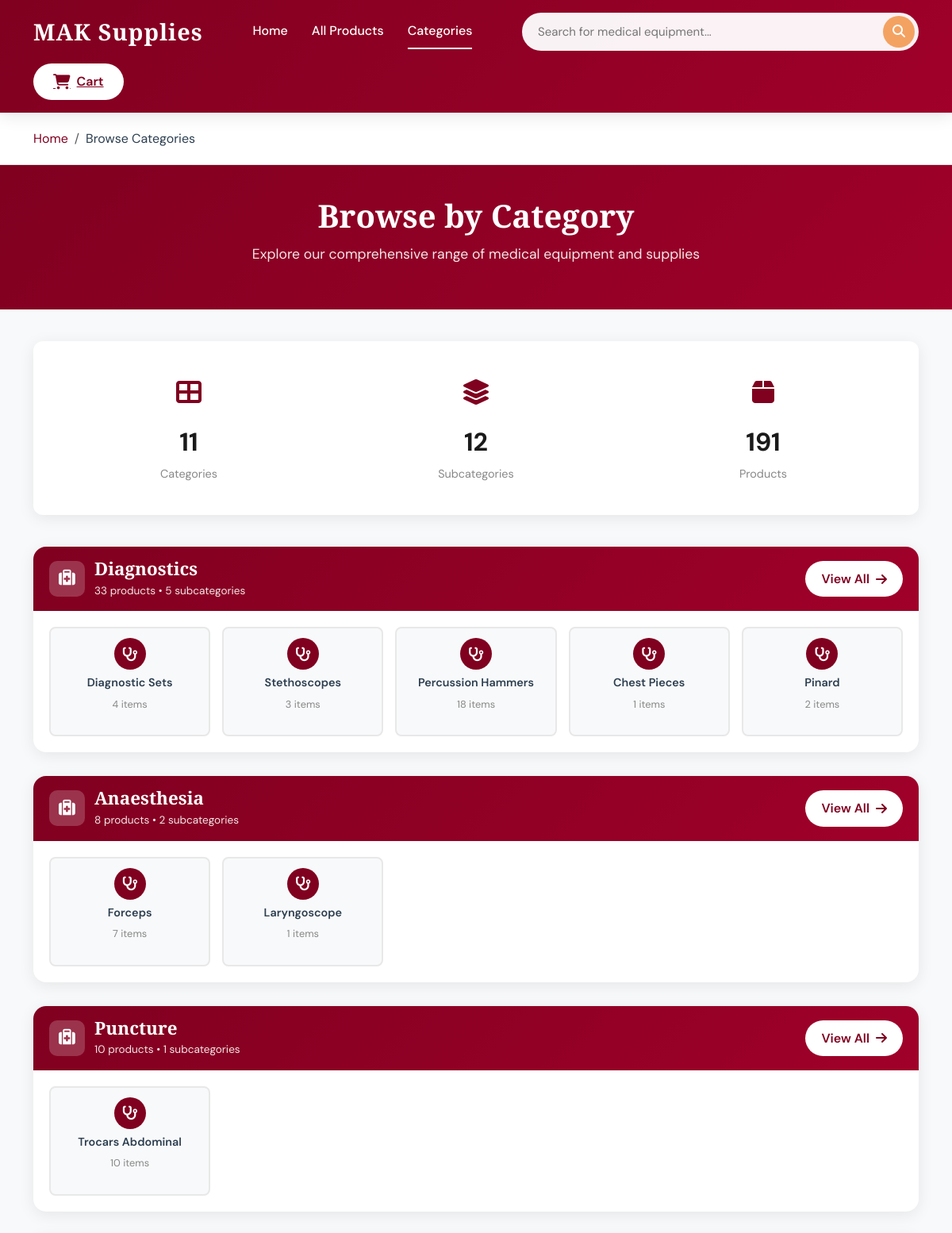
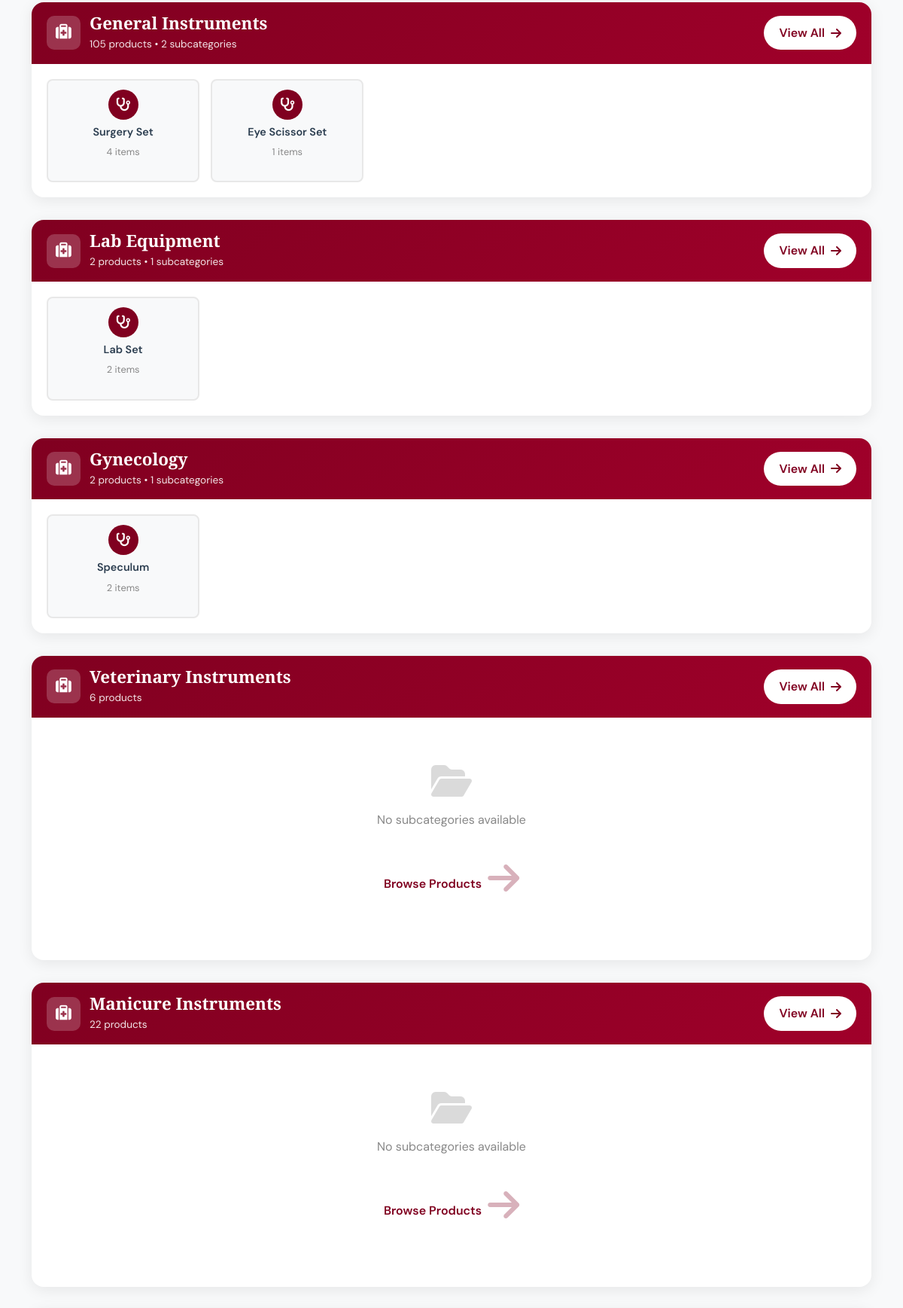
Page /categories/ (upper part) on the committed database (2 pictures, top to bottom).
### products/models.py (models this page shows, shortened)
class Category(models.Model):
    name = models.CharField(max_length=100)

class SubCategory(models.Model):
    category = models.ForeignKey(
        Category,
        on_delete=models.CASCADE,
        related_name='subcategories'
    )
    name = models.CharField(max_length=100)

### products/views.py (the view)
# urls.py: path('categories/', views.categories_page, name='categories_page'),
def categories_page(request):
    categories = Category.objects.prefetch_related('subcategories').all()
    for category in categories:
        category.product_count = Product.objects.filter(category=category).count()
        for subcategory in category.subcategories.all():
            subcategory.product_count = Product.objects.filter(subcategory=subcategory).count()
    total_subcategories = SubCategory.objects.count()
    total_products = Product.objects.count()
    context = {
        'categories': categories,
        'total_subcategories': total_subcategories,
        'total_products': total_products,
    }
    return render(request, 'products/categories.html', context)

### templates/products/categories.html (shortened to what this page needs)
<!DOCTYPE html>
<html lang="en">
<head>
    <link href="https://cdn.jsdelivr.net/npm/bootstrap@5.3.2/dist/css/bootstrap.min.css" rel="stylesheet">
    <link rel="stylesheet" href="https://cdnjs.cloudflare.com/ajax/libs/font-awesome/6.4.0/css/all.min.css">
</head>
<body>
<nav class="navbar-custom">
    <div class="container">
        <div class="d-flex align-items-center justify-content-between w-100 flex-wrap gap-3">
            <a class="navbar-brand" href="/">MAK Supplies</a>
            <div class="nav-links d-none d-md-flex">
                <a href="/" class="nav-link">Home</a>
                <a href="/products/" class="nav-link">All Products</a>
                <a href="/categories/" class="nav-link active">Categories</a>
            </div>
            <div class="search-container">
                <form method="get" action="/products/">
                    <input class="search-input"
                           type="search"
                           name="q"
                           placeholder="Search for medical equipment...">
                    <button class="search-btn" type="submit">
                        <i class="fas fa-search"></i>
                    </button>
                </form>
            </div>
            <a href="/cart/" class="cart-btn">
                <i class="fas fa-shopping-cart cart-icon"></i>
                <span>Cart</span>
            </a>
        </div>
    </div>
</nav>
<section class="breadcrumb-section">
    <div class="container">
        <nav aria-label="breadcrumb">
            <ol class="breadcrumb">
                <li class="breadcrumb-item"><a href="/">Home</a></li>
                <li class="breadcrumb-item active" aria-current="page">Browse Categories</li>
            </ol>
        </nav>
    </div>
</section>
<section class="page-header">
    <div class="container">
        <h1 class="page-title">Browse by Category</h1>
        <p class="page-subtitle">Explore our comprehensive range of medical equipment and supplies</p>
    </div>
</section>
<div class="main-content">
    <div class="container">
        <div class="stats-section">
            <div class="stats-grid">
                <div class="stat-box">
                    <div class="stat-icon">
                        <i class="fas fa-th-large"></i>
                    </div>
                    <span class="stat-number">{{ categories.count }}</span>
                    <div class="stat-label">Categories</div>
                </div>
                <div class="stat-box">
                    <div class="stat-icon">
                        <i class="fas fa-layer-group"></i>
                    </div>
                    <span class="stat-number">{{ total_subcategories }}</span>
                    <div class="stat-label">Subcategories</div>
                </div>
                <div class="stat-box">
                    <div class="stat-icon">
                        <i class="fas fa-box"></i>
                    </div>
                    <span class="stat-number">{{ total_products }}</span>
                    <div class="stat-label">Products</div>
                </div>
            </div>
        </div>
        {% for category in categories %}
        <div class="category-section">
            <div class="category-card">
                <div class="category-header">
                    <div class="category-header-left">
                        <div class="category-icon-box">
                            <i class="fas fa-medkit"></i>
                        </div>
                        <div class="category-info">
                            <h3>{{ category.name }}</h3>
                            <div class="category-count">
                                {{ category.product_count }} products
                                {% if category.subcategories.all %}
                                • {{ category.subcategories.count }} subcategories
                                {% endif %}
                            </div>
                        </div>
                    </div>
                    <a href="/products/?category={{ category.id }}" class="view-all-category-btn">
                        View All <i class="fas fa-arrow-right"></i>
                    </a>
                </div>
                <div class="category-body">
                    {% if category.subcategories.all %}
                    <div class="subcategory-grid">
                        {% for subcategory in category.subcategories.all %}
                        <a href="/products/?subcategory={{ subcategory.id }}" class="subcategory-item">
                            <div class="subcategory-icon">
                                <i class="fas fa-stethoscope"></i>
                            </div>
                            <h4 class="subcategory-name">{{ subcategory.name }}</h4>
                            <p class="subcategory-count">{{ subcategory.product_count }} items</p>
                        </a>
                        {% endfor %}
                    </div>
                    {% else %}
                    <div class="no-subcategories">
                        <i class="fas fa-folder-open"></i>
                        <p>No subcategories available</p>
                        <a href="/products/?category={{ category.id }}" class="view-all-category-btn" style="margin-top: 15px;">
                            Browse Products <i class="fas fa-arrow-right"></i>
                        </a>
                    </div>
                    {% endif %}
                </div>
            </div>
        </div>
        {% empty %}
        <div class="text-center py-5">
            <i class="fas fa-box-open" style="font-size: 4rem; color: #ddd; margin-bottom: 20px;"></i>
            <h3>No Categories Available</h3>
            <p class="text-muted">Categories will appear here once added.</p>
        </div>
        {% endfor %}
    </div>
</div>
</body>
</html>

### rows in the picture
Category: name "Diagnostics", product_count "33", subcategories.count "5"
SubCategory: name "Diagnostic Sets", product_count "4"
SubCategory: name "Stethoscopes", product_count "3"
SubCategory: name "Percussion Hammers", product_count "18"
SubCategory: name "Chest Pieces", product_count "1"
SubCategory: name "Pinard", product_count "2"
Category: name "Anaesthesia", product_count "8", subcategories.count "2"
SubCategory: name "Forceps", product_count "7"
SubCategory: name "Laryngoscope", product_count "1"
Category: name "Puncture", product_count "10", subcategories.count "1"
SubCategory: name "Trocars Abdominal", product_count "10"
Category: name "General Instruments", product_count "105", subcategories.count "2"
SubCategory: name "Surgery Set", product_count "4"
SubCategory: name "Eye Scissor Set", product_count "1"
Category: name "Lab Equipment", product_count "2", subcategories.count "1"
SubCategory: name "Lab Set", product_count "2"
Category: name "Gynecology", product_count "2", subcategories.count "1"
SubCategory: name "Speculum", product_count "2"
Category: name "Veterinary Instruments", product_count "6"
Category: name "Manicure Instruments", product_count "22"

### other values in the picture
{{ categories.count }} "11"
{{ total_subcategories }} "12"
{{ total_products }} "191"
